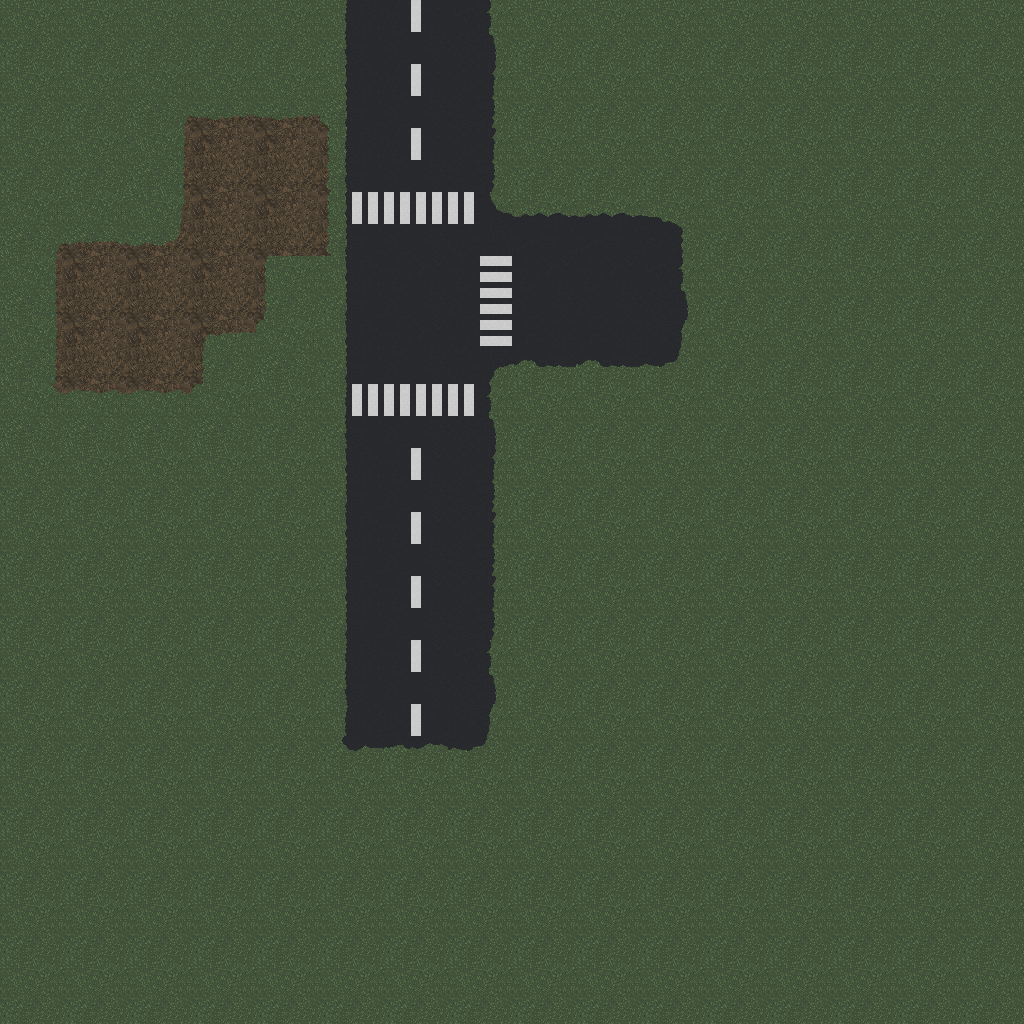

Below is a game level as drawn by its tile map, then a one-line description and the .tmx file that defines it, in full:
An orthogonal 16x16 tile map with 64x64 px tiles, 5 tile layers (Water, Dirt, Grass, Road, ...).

<map version="1.10" tiledversion="1.10.2" orientation="orthogonal" renderorder="right-down" width="16" height="16" tilewidth="64" tileheight="64" infinite="0" nextlayerid="9" nextobjectid="1">
 <tileset firstgid="1" source="../tilesets/ground_tiles.tsx" />
 <layer id="8" name="Water" width="16" height="16" locked="1">
  <data encoding="csv">
171,171,171,171,171,171,171,171,171,171,171,171,171,171,171,171,
171,171,171,171,171,171,171,171,171,171,171,171,171,171,171,171,
171,171,171,171,171,171,171,171,171,171,171,171,171,171,171,171,
171,171,171,171,171,171,171,171,171,171,171,171,171,171,171,171,
171,171,171,171,171,171,171,171,171,171,171,171,171,171,171,171,
171,171,171,171,171,171,171,171,171,171,171,171,171,171,171,171,
171,171,171,171,171,171,171,171,171,171,171,171,171,171,171,171,
171,171,171,171,171,171,171,171,171,171,171,171,171,171,171,171,
171,171,171,171,171,171,171,171,171,171,171,171,171,171,171,171,
171,171,171,171,171,171,171,171,171,171,171,171,171,171,171,171,
171,171,171,171,171,171,171,171,171,171,171,171,171,171,171,171,
171,171,171,171,171,171,171,171,171,171,171,171,171,171,171,171,
171,171,171,171,171,171,171,171,171,171,171,171,171,171,171,171,
171,171,171,171,171,171,171,171,171,171,171,171,171,171,171,171,
171,171,171,171,171,171,171,171,171,171,171,171,171,171,171,171,
171,171,171,171,171,171,171,171,171,171,171,171,171,171,171,171
</data>
 </layer>
 <layer id="6" name="Dirt" width="16" height="16">
  <data encoding="csv">
28,28,28,28,28,28,28,28,28,28,28,28,28,28,28,28,
28,28,28,28,28,28,28,28,28,28,28,28,28,28,28,28,
28,28,28,28,28,28,28,28,28,28,28,28,28,28,28,28,
28,28,28,28,28,28,28,28,28,28,28,28,28,28,28,28,
28,28,28,28,28,28,28,28,28,28,28,28,28,28,28,28,
28,28,28,28,28,28,28,28,28,28,28,28,28,28,28,28,
28,28,28,28,28,28,28,28,28,28,16,16,16,16,16,28,
28,28,28,28,28,28,28,28,28,16,16,16,16,16,16,16,
28,28,28,28,28,28,28,28,28,16,16,16,16,16,16,16,
28,28,28,28,28,28,28,28,28,28,16,16,16,16,16,28,
28,28,28,28,28,28,28,28,28,28,28,28,28,28,28,28,
28,28,28,28,28,28,28,28,28,28,28,28,28,28,28,28,
28,28,28,28,28,28,28,28,28,28,28,28,28,28,28,28,
28,28,28,28,28,28,28,28,28,28,28,28,28,28,28,28,
28,28,28,28,28,28,28,28,28,28,28,28,28,28,28,28,
28,28,28,28,28,28,28,28,28,28,28,28,28,28,28,28
</data>
 </layer>
 <layer id="3" name="Grass" width="16" height="16">
  <data encoding="csv">
80,80,80,80,80,80,80,80,80,80,80,80,80,80,80,80,
80,68,57,94,94,60,80,80,80,80,80,80,80,80,80,80,
80,80,83,0,0,73,80,80,80,80,80,80,80,80,80,80,
57,58,95,0,0,73,80,80,80,80,80,80,80,80,80,80,
70,0,0,0,66,80,96,80,80,80,80,80,80,80,80,80,
83,0,0,53,99,80,80,80,80,80,80,68,68,68,80,80,
96,97,97,99,80,80,80,80,80,80,68,68,68,68,68,80,
80,80,80,80,80,80,80,80,80,80,68,68,68,68,68,80,
80,80,80,80,80,80,80,80,80,80,68,68,68,68,68,80,
80,80,80,80,80,80,80,80,80,80,68,68,68,68,68,80,
80,80,80,80,80,80,80,80,80,80,80,68,68,68,68,80,
80,80,80,80,80,80,80,80,80,80,80,80,68,68,80,80,
80,80,80,80,80,80,80,80,80,80,80,80,80,80,80,80,
80,80,80,80,80,80,80,80,80,80,80,80,80,80,80,80,
80,80,80,80,80,80,80,80,80,80,80,80,80,80,80,80,
80,80,80,80,80,80,80,80,80,80,80,80,80,80,80,80
</data>
 </layer>
 <layer id="2" name="Road" width="16" height="16">
  <data encoding="csv">
0,0,0,0,0,235,224,225,0,0,0,0,0,0,0,0,
0,0,0,0,0,222,224,238,0,0,0,0,0,0,0,0,
0,0,0,0,0,235,224,238,0,0,0,0,0,0,0,0,
0,0,0,0,0,222,224,252,211,211,212,0,0,0,0,0,
0,0,0,0,0,222,236,236,236,236,225,0,0,0,0,0,
0,0,0,0,0,222,236,213,250,250,251,0,0,0,0,0,
0,0,0,0,0,235,236,225,0,0,0,0,0,0,0,0,
0,0,0,0,0,222,236,238,0,0,0,0,0,0,0,0,
0,0,0,0,0,222,236,238,0,0,0,0,0,0,0,0,
0,0,0,0,0,222,236,238,0,0,0,0,0,0,0,0,
0,0,0,0,0,235,236,225,0,0,0,0,0,0,0,0,
0,0,0,0,0,248,214,251,0,0,0,0,0,0,0,0,
0,0,0,0,0,0,0,0,0,0,0,0,0,0,0,0,
0,0,0,0,0,0,0,0,0,0,0,0,0,0,0,0,
0,0,0,0,0,0,0,0,0,0,0,0,0,0,0,0,
0,0,0,0,0,0,0,0,0,0,0,0,0,0,0,0
</data>
 </layer>
 <layer id="7" name="Road Markings" width="16" height="16">
  <data encoding="csv">
0,0,0,0,0,0,9,0,0,0,0,0,0,0,0,0,
0,0,0,0,0,0,9,0,0,0,0,0,0,0,0,0,
0,0,0,0,0,0,9,0,0,0,0,0,0,0,0,0,
0,0,0,0,0,48,22,35,0,0,0,0,0,0,0,0,
0,0,0,0,0,0,0,37,10,10,0,0,0,0,0,0,
0,0,0,0,0,0,0,36,0,0,0,0,0,0,0,0,
0,0,0,0,0,48,22,35,0,0,0,0,0,0,0,0,
0,0,0,0,0,0,9,0,0,0,0,0,0,0,0,0,
0,0,0,0,0,0,9,0,0,0,0,0,0,0,0,0,
0,0,0,0,0,0,9,0,0,0,0,0,0,0,0,0,
0,0,0,0,0,0,9,0,0,0,0,0,0,0,0,0,
0,0,0,0,0,0,9,0,0,0,0,0,0,0,0,0,
0,0,0,0,0,0,0,0,0,0,0,0,0,0,0,0,
0,0,0,0,0,0,0,0,0,0,0,0,0,0,0,0,
0,0,0,0,0,0,0,0,0,0,0,0,0,0,0,0,
0,0,0,0,0,0,0,0,0,0,0,0,0,0,0,0
</data>
 </layer>
</map>
